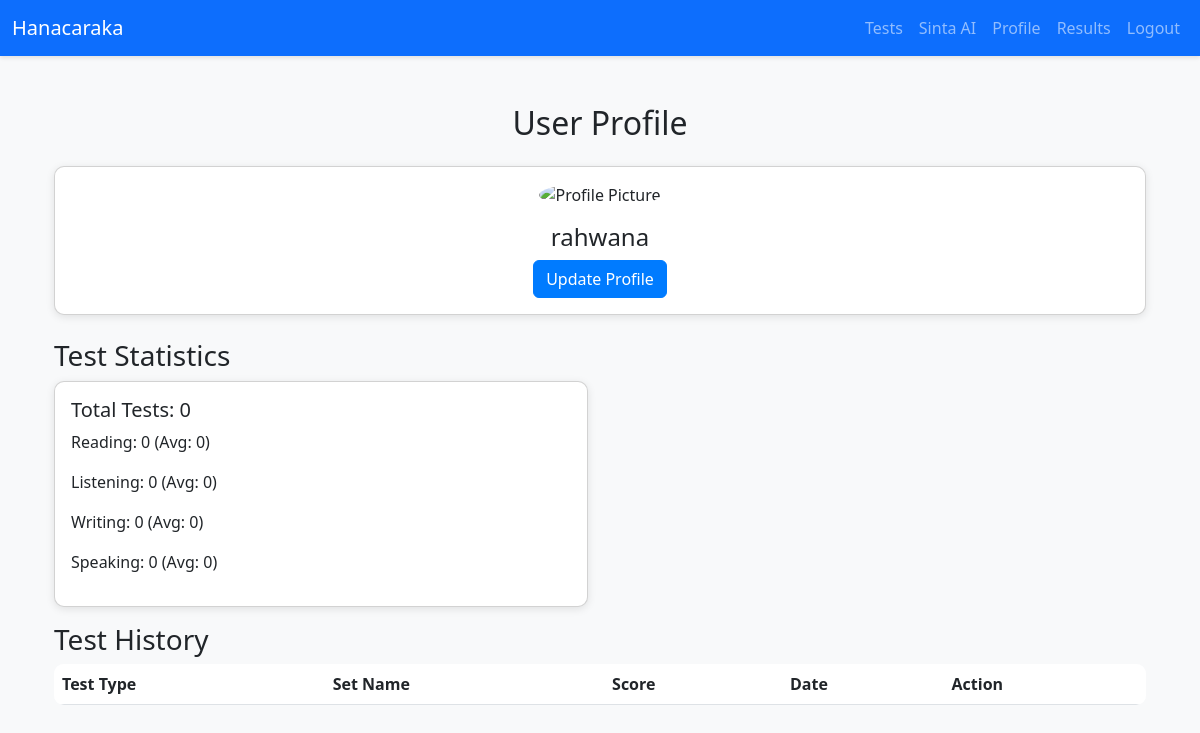
/profile/ (signed in), run on an earlier commit of the app's database.
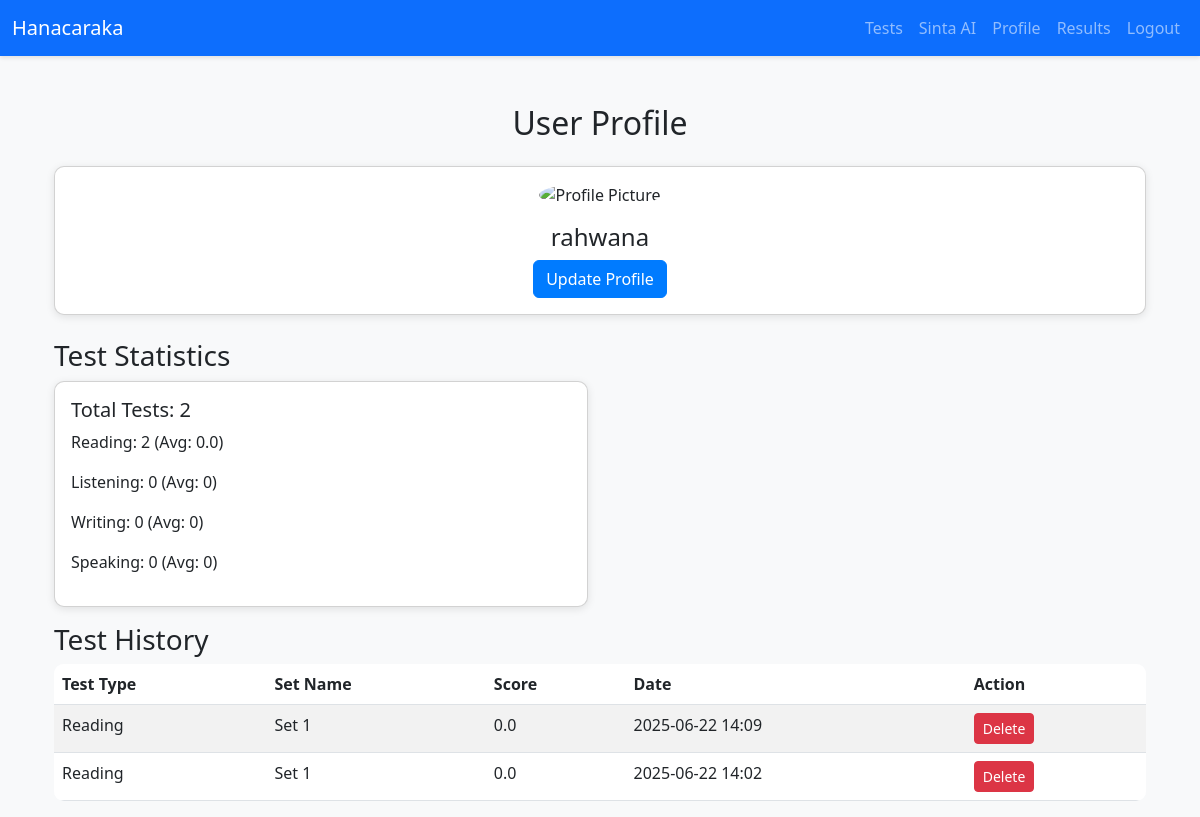
And on a later commit of the database.
### models.py (models this page shows)
class TestResult(db.Model):
    id = db.Column(db.Integer, primary_key=True)
    user_id = db.Column(db.Integer, db.ForeignKey('user.id'), nullable=False)
    test_type = db.Column(db.String(50), nullable=False)
    set_name = db.Column(db.String(100), nullable=False)
    score = db.Column(db.JSON, nullable=False)
    timestamp = db.Column(db.DateTime, nullable=False, default=datetime.utcnow)

### routes/profile.py (the view)
@profile.route('/')
@login_required
def profile_page():
    try:
        results = TestResult.query.filter_by(user_id=current_user.id).order_by(TestResult.timestamp.desc()).all()
        stats = {
            'total_tests': len(results),
            'reading_tests': len([r for r in results if r.test_type == 'reading']),
            'listening_tests': len([r for r in results if r.test_type == 'listening']),
            'writing_tests': len([r for r in results if r.test_type == 'writing']),
            'speaking_tests': len([r for r in results if r.test_type == 'speaking']),
        }
        reading_scores = [r.score.get('percentage', 0) for r in results if r.test_type == 'reading' and 'percentage' in r.score]
        listening_scores = [r.score.get('percentage', 0) for r in results if r.test_type == 'listening' and 'percentage' in r.score]
        writing_scores = [r.score.get('overall', 0) for r in results if r.test_type == 'writing' and 'overall' in r.score]
        speaking_scores = [r.score.get('overall', 0) for r in results if r.test_type == 'speaking' and 'overall' in r.score]
        stats['avg_reading'] = sum(reading_scores) / len(reading_scores) if reading_scores else 0
        stats['avg_listening'] = sum(listening_scores) / len(listening_scores) if listening_scores else 0
        stats['avg_writing'] = sum(writing_scores) / len(writing_scores) if writing_scores else 0
        stats['avg_speaking'] = sum(speaking_scores) / len(speaking_scores) if speaking_scores else 0
        return render_template('profile.html', results=results, stats=stats, user=current_user)
    except Exception as e:
        logger.error(f"Error loading profile: {str(e)}", exc_info=True)
        return render_template('profile.html', results=[], stats={}, user=current_user)

### app.py (called while the page is built)
@login_manager.user_loader
def load_user(user_id):
    return db.session.get(User, int(user_id))

@app.after_request
def add_no_cache(response):
    response.headers['Cache-Control'] = 'no-store, no-cache, must-revalidate, max-age=0'
    response.headers['Pragma'] = 'no-cache'
    response.headers['Expires'] = '0'
    return response

### templates/profile.html (shortened to what this page needs)
{% extends 'base.html' %}
{% block content %}
    <div class="container mt-5">
        <h2 class="text-center mb-4">User Profile</h2>
        <div class="card mb-4">
            <div class="card-body text-center">
                {% if user.profile_image %}
                    <img src="{{ url_for('profile.get_profile_image') }}" alt="Profile Picture" class="rounded-circle mb-3" style="width: 150px; height: 150px; object-fit: cover;">
                {% else %}
                    <div class="rounded-circle bg-secondary mb-3 mx-auto" style="width: 150px; height: 150px; line-height: 150px; color: white;">No Image</div>
                {% endif %}
                <h4>{{ user.username }}</h4>
                <a href="{{ url_for('profile.update_profile') }}" class="btn btn-primary">Update Profile</a>
            </div>
        </div>
        <h3>Test Statistics</h3>
        <div class="row">
            <div class="col-md-6">
                <div class="card mb-3">
                    <div class="card-body">
                        <h5>Total Tests: {{ stats.total_tests }}</h5>
                        <p>Reading: {{ stats.reading_tests }} (Avg: {{ stats.avg_reading|round(2) }})</p>
                        <p>Listening: {{ stats.listening_tests }} (Avg: {{ stats.avg_listening|round(2) }})</p>
                        <p>Writing: {{ stats.writing_tests }} (Avg: {{ stats.avg_writing|round(2) }})</p>
                        <p>Speaking: {{ stats.speaking_tests }} (Avg: {{ stats.avg_speaking|round(2) }})</p>
                    </div>
                </div>
            </div>
        </div>
        <h3>Test History</h3>
        <table class="table table-striped">
            <thead>
                <tr>
                    <th>Test Type</th>
                    <th>Set Name</th>
                    <th>Score</th>
                    <th>Date</th>
                    <th>Action</th>
                </tr>
            </thead>
            <tbody>
                {% for result in results %}
                    <tr id="result-{{ result.id }}">
                        <td>{{ result.test_type|title }}</td>
                        <td>{{ result.set_name }}</td>
                        <td>{{ result.score.get('overall', result.score.get('percentage', 0))|round(2) }}</td>
                        <td>{{ result.timestamp.strftime('%Y-%m-%d %H:%M') }}</td>
                        <td>
                            <form class="delete-result-form"
                                  data-result-id="{{ result.id }}"
                                  data-url="{{ url_for('profile.delete_result', result_id=result.id) }}"
                                  method="POST">
                                <button type="submit" class="btn btn-danger btn-sm">Delete</button>
                            </form>
                        </td>
                    </tr>
                {% endfor %}
            </tbody>
        </table>
    </div>
{% endblock %}

What changed in the data, as far as the page shows it:
added TestResult: test_type "Reading", set_name "Set 1", score.get "0.0", timestamp "2025-06-22 14:09"
added TestResult: test_type "Reading", set_name "Set 1", score.get "0.0", timestamp "2025-06-22 14:02"
Also different on the page:
{{ stats.total_tests }}: "0" → "2"
{{ stats.reading_tests }}: "0" → "2"
{{ stats.avg_reading|round(2) }}: "0" → "0.0"
